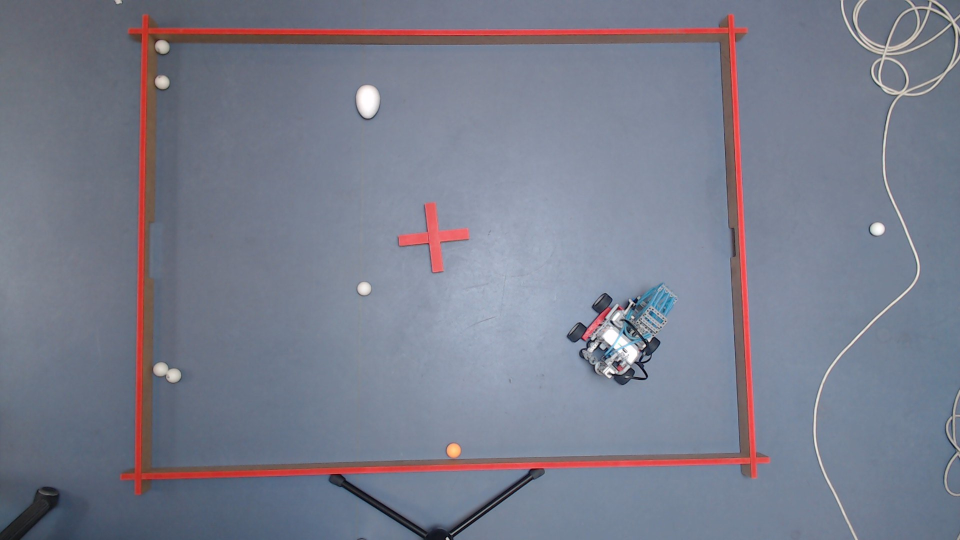
#> input picture src/Data/Images/Robot_from.jpg, 1920 x 1080 px, found by its file name (shown at 1/2 size)
$ python ImageAnalysisMain.py
#> lines starting #> are read from the running program, lines starting #| are printed output that depends on the picture; after the words box and inside, x2 and y2 are one past the last pixel; in counts of white or black regions, pixels touching at a corner belong together
#> further down, img is the input picture: shape (1080, 1920, 3); mean B, G, R 140.6, 124.9, 120.9
### src/Components/TemporaryScripts/Course_David.py
import os
import cv2
import numpy as np


class Course_Detection:
    def Detection(img):
        # Check if the image is loaded successfully
        if img is None:
            print(f"Error: Unable to load the image")
        else:

            # Konverter fra BGR til HSV farverummet
            img_hsv = cv2.cvtColor(img, cv2.COLOR_BGR2HSV)
#> img_hsv: shape (1080, 1920, 3); mean H, S, V 105.6, 51.5, 145.5

            lower_red = np.array([0, 100, 100])
            upper_red = np.array([5, 255, 255])

            # Mask the image to find all red areas
            mask = cv2.inRange(img_hsv, lower_red, upper_red)
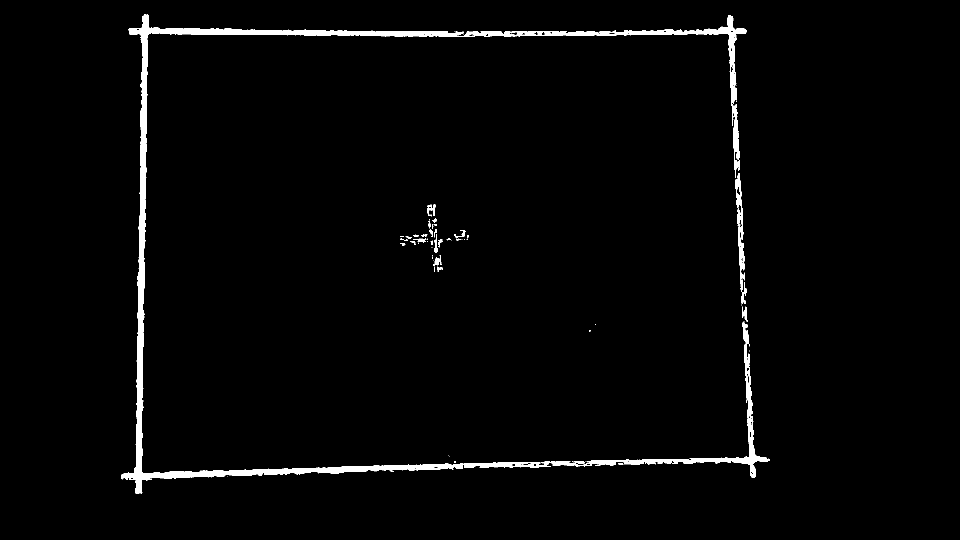
#> mask: shape (1080, 1920) (shown at 1/2 size); 2.1% white; 65 white regions (40 under 20 px)

            # Returns a list of contours, and the second value is a hierarchy (which we don’t need in this case).
            # Hence, the underscore
            contours, _ = cv2.findContours(mask, cv2.RETR_EXTERNAL, cv2.CHAIN_APPROX_SIMPLE)
#> contours = 64 contours, 48 with area under 20; largest, box (x1, y1, x2, y2) and area: (242, 29, 1540, 988) 36380, (1471, 346, 1490, 584) 1760, (854, 409, 871, 433) 174, (1483, 564, 1493, 608) 148, (1484, 613, 1496, 644) 128

            # Filter contours by area (you can adjust the threshold)
            filtered_contours = [cnt for cnt in contours if cv2.contourArea(cnt) > 100]
#> filtered_contours = 7 contours; box (x1, y1, x2, y2) and area: (242, 29, 1540, 988) 36380, (1471, 346, 1490, 584) 1760, (854, 409, 871, 433) 174, (1483, 564, 1493, 608) 148, (1484, 613, 1496, 644) 128, (867, 510, 883, 533) 124, (868, 468, 876, 506) 114

            # Get the largest contour
            largest_contour = max(filtered_contours, key=cv2.contourArea)
#> largest_contour = contour of 2935 points, box (x1, y1, x2, y2) (242, 29, 1540, 988), area 36380

            x, y, w, h = cv2.boundingRect(largest_contour)
#> x = 242; y = 29; w = 1298; h = 959

        return x, y, w, h


"""""
def TestCourseDetection():
    # Får den aktuelle mappe, hvor vores script ligger og den korrekte stig til billede filerne
    script_dir = os.path.dirname(os.path.abspath(__file__))
    image_path = os.path.join(script_dir, '..', 'data', 'images', 'Robot_from.jpg')
    img = cv2.imread(image_path)

    x, y, w, h = Course_Detection.Detection(img)
    # Draw the bounding rectangle on the original image
    cv2.rectangle(img, (x, y), (x + w, y + h), (0, 255, 0), 2)  # Green rectangle

    cv2.namedWindow('Course Detected', cv2.WINDOW_NORMAL)
    cv2.resizeWindow('Course Detected', 720, 1280)
    cv2.imshow('Course Detected', img)
    cv2.waitKey(0)
    cv2.destroyAllWindows()


TestCourseDetection()
"""""

### Sandbox/TemporaryScripts/ImageAnalysisMain.py
import os
import cv2

from src.Components.TemporaryScripts.Course_David import Course_Detection

# Får den aktuelle mappe, hvor vores script ligger og den korrekte stig til billede filerne
script_dir = os.path.dirname(os.path.abspath(__file__))
image_path = os.path.join(script_dir, '..', 'data', 'images', 'Robot_from.jpg')
img = cv2.imread(image_path)

Cx, Cy, Cw, Ch = Course_Detection.Detection(img)
#> Cx = 242; Cy = 29; Cw = 1298; Ch = 959
#Rx, Ry, Rw, Rh = RobotDetection(img)

#For loop to create rectangles in one picture
cv2.rectangle(img, (Cx, Cy), (Cx + Cw, Cy + Ch), (0, 255, 0), 2)  # Green rectangle
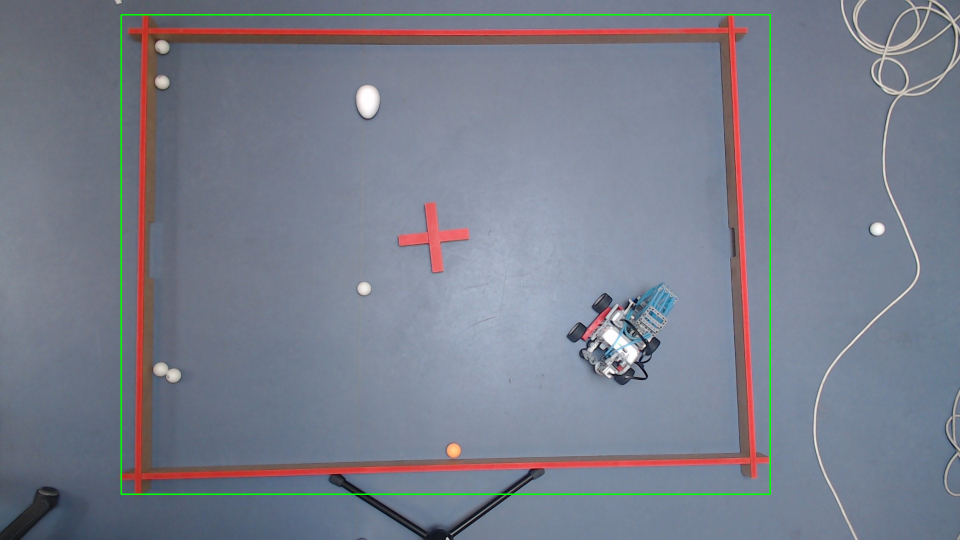
#> img: shape (1080, 1920, 3) (shown at 1/2 size); 0.65% of pixels changed, all inside (x1, y1, x2, y2) = (241, 28, 1542, 990)
# cv2.rectangle(img, (Rx, Ry), (Rx + Rw, Ry + Rh), (0, 255, 0), 2)


cv2.namedWindow('Image Analysis', cv2.WINDOW_NORMAL)
cv2.resizeWindow('Image Analysis', 720, 1280)
cv2.imshow('Image Analysis', img)
cv2.waitKey(0)
cv2.destroyAllWindows()

$ run again, with Sandbox/Images/Banen1.jpg copied over src/Data/Images/Robot_from.jpg
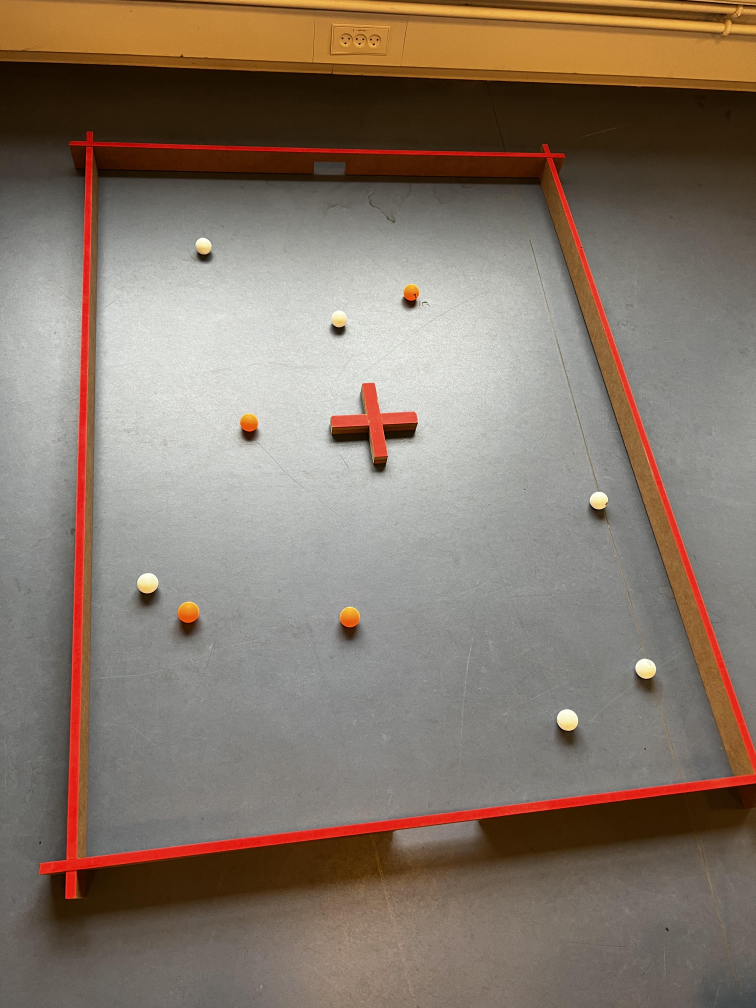
#> input picture Sandbox/Images/Banen1.jpg, 3024 x 4032 px, found by its file name (shown at 1/4 size)
#> img is the input picture: shape (4032, 3024, 3); mean B, G, R 106, 119.4, 134.2
#> img_hsv: shape (4032, 3024, 3); mean H, S, V 26.5, 66.7, 134.7
#> in Detection, `mask = cv2.inRange(img_hsv, lower_red, upper_red)`:
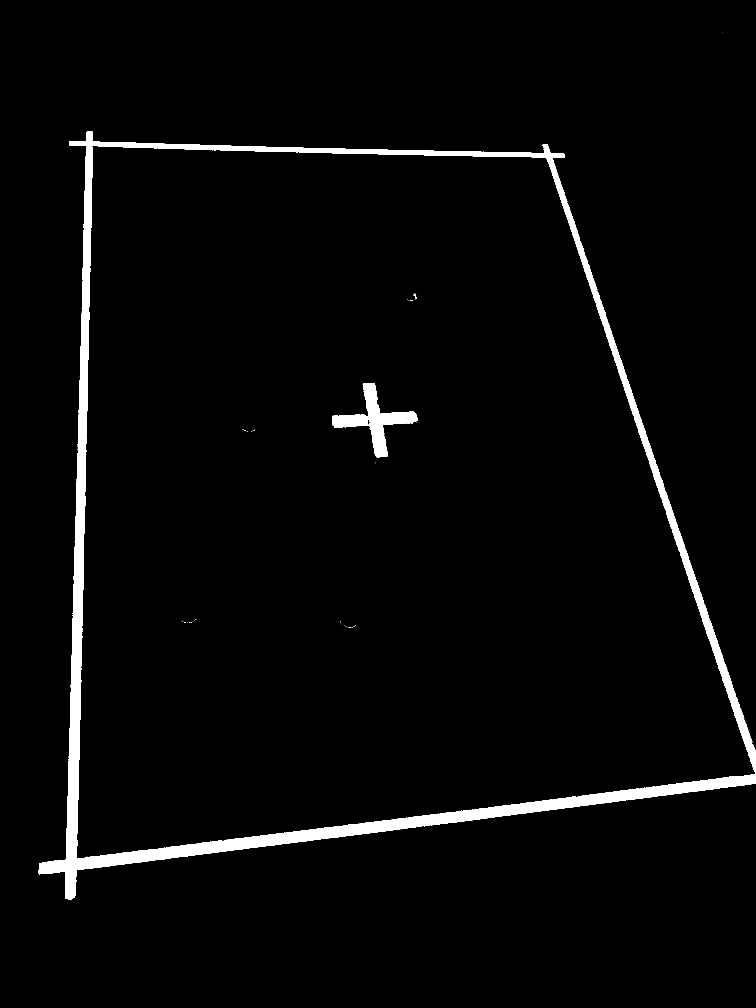
#> mask: shape (4032, 3024) (shown at 1/4 size); 2.9% white; 65 white regions (62 under 20 px)
#> contours = 65 contours, 62 with area under 20; largest, box (x1, y1, x2, y2) and area: (154, 526, 3024, 3597) 319616, (1328, 1532, 1670, 1829) 26696, (1654, 1175, 1667, 1195) 51
#> filtered_contours = 2 contours; box (x1, y1, x2, y2) and area: (154, 526, 3024, 3597) 319616, (1328, 1532, 1670, 1829) 26696
#> largest_contour = contour of 6043 points, box (x1, y1, x2, y2) (154, 526, 3024, 3597), area 319616
#> x = 154; y = 526; w = 2870; h = 3071
#> Cx = 154; Cy = 526; Cw = 2870; Ch = 3071
